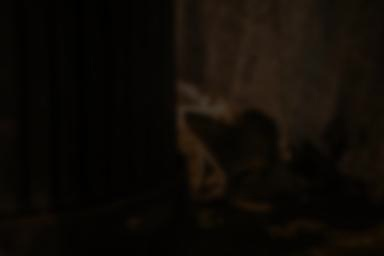
#> input picture L3/img.jpg, 384 x 256 px, found by its file name
$ jupyter execute L4.ipynb
#> lines starting #> are read from the running program, lines starting #| are printed output that depends on the picture
## Лабораторная работа №4

Задание: Бинаризовать изображение

[cell 1]
import numpy as np
import cv2 as cv
import matplotlib.pyplot as plt


image1 = cv.imread('img.jpg')
#> image1 is the input picture: shape (256, 384, 3); mean B, G, R 5.3, 10.2, 14.2
rgb_image1 = cv.cvtColor(image1, cv.COLOR_BGR2RGB)
hsv_image1 = cv.cvtColor(image1, cv.COLOR_BGR2HSV)
#> hsv_image1: shape (256, 384, 3); mean H, S, V 19.1, 174.6, 14.3
gray_image1 = cv.cvtColor(image1, cv.COLOR_BGR2GRAY)

channels = [0]
histSize = [256]
range = [0, 256]

gs = plt.GridSpec(2, 2)
plt.figure(figsize=(10, 8))
plt.subplot(gs[0])
plt.imshow(gray_image1, cmap='gray')
plt.xticks([]), plt.yticks([])
plt.subplot(gs[1])
plt.hist(gray_image1.reshape(-1), 256, range)
plt.show()
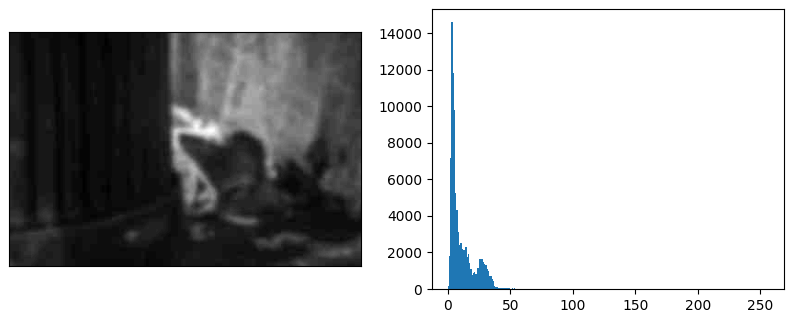
#> figure drawn by matplotlib, 2 panels; panel 2: tallest bar 14603 high, from x = 3 to 4

[cell 2]
image = gray_image1

ret, thresh1 = cv.threshold(image, 125, 255, cv.THRESH_BINARY)
#> thresh1: shape (256, 384); every value is 0
ret, thresh2 = cv.threshold(image, 123, 255, cv.THRESH_BINARY)
ret, thresh3 = cv.threshold(image, 120, 255, cv.THRESH_BINARY)

gs = plt.GridSpec(2, 2)
plt.figure(figsize=(100, 20))
plt.subplot(gs[0])
plt.imshow(gray_image1, cmap='gray')
plt.subplot(gs[1])
plt.title("порог 125")
plt.imshow(thresh1, cmap='gray')
plt.subplot(gs[2])
plt.title("порог 123")
plt.imshow(thresh2, cmap='gray')
plt.subplot(gs[3])
plt.title("порог 120")
plt.imshow(thresh3, cmap='gray')
plt.show()
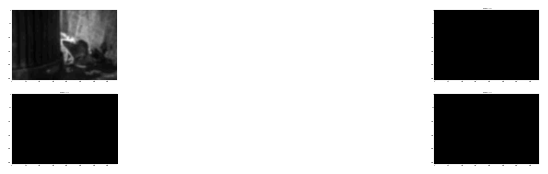
#> figure drawn by matplotlib, 4 panels

#Перевод: Начните делать все, что можете, даже то, о чем можете хотя бы мечтать.
